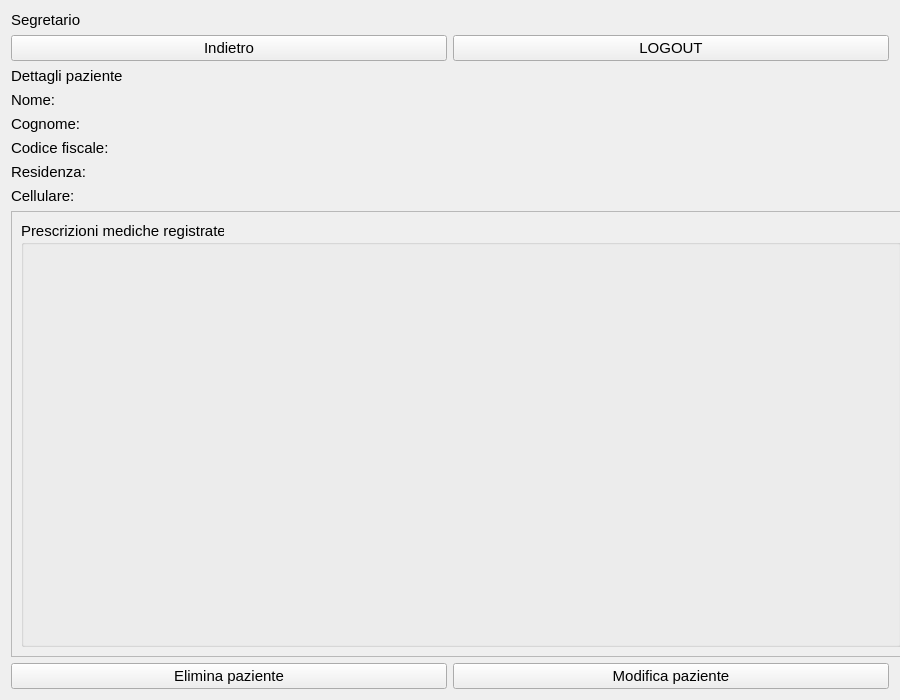
<?xml version="1.0" encoding="UTF-8"?>
<ui version="4.0">
 <class>Form</class>
 <widget class="QWidget" name="Form">
  <property name="geometry">
   <rect>
    <x>0</x>
    <y>0</y>
    <width>900</width>
    <height>700</height>
   </rect>
  </property>
  <property name="minimumSize">
   <size>
    <width>900</width>
    <height>700</height>
   </size>
  </property>
  <property name="font">
   <font>
    <pointsize>11</pointsize>
   </font>
  </property>
  <property name="windowTitle">
   <string>Visualizza paziente</string>
  </property>
  <layout class="QGridLayout" name="gridLayout">
   <item row="5" column="1">
    <widget class="QLabel" name="codiceLabel">
     <property name="text">
      <string/>
     </property>
    </widget>
   </item>
   <item row="7" column="0">
    <widget class="QLabel" name="label_8">
     <property name="sizePolicy">
      <sizepolicy hsizetype="Minimum" vsizetype="Preferred">
       <horstretch>0</horstretch>
       <verstretch>0</verstretch>
      </sizepolicy>
     </property>
     <property name="text">
      <string>Cellulare:</string>
     </property>
    </widget>
   </item>
   <item row="2" column="0" colspan="2">
    <widget class="QLabel" name="label_2">
     <property name="text">
      <string>Dettagli paziente</string>
     </property>
    </widget>
   </item>
   <item row="7" column="1">
    <widget class="QLabel" name="cellulareLabel">
     <property name="text">
      <string/>
     </property>
    </widget>
   </item>
   <item row="9" column="1">
    <widget class="QPushButton" name="modificaButton">
     <property name="text">
      <string>Modifica paziente</string>
     </property>
    </widget>
   </item>
   <item row="4" column="0">
    <widget class="QLabel" name="label_5">
     <property name="text">
      <string>Cognome:</string>
     </property>
    </widget>
   </item>
   <item row="3" column="1">
    <widget class="QLabel" name="nomeLabel">
     <property name="text">
      <string/>
     </property>
    </widget>
   </item>
   <item row="6" column="1">
    <widget class="QLabel" name="residenzaLabel">
     <property name="text">
      <string/>
     </property>
    </widget>
   </item>
   <item row="0" column="0" colspan="2">
    <widget class="QLabel" name="label">
     <property name="text">
      <string>Segretario</string>
     </property>
    </widget>
   </item>
   <item row="1" column="0">
    <widget class="QPushButton" name="indietroButton">
     <property name="text">
      <string>Indietro</string>
     </property>
    </widget>
   </item>
   <item row="6" column="0">
    <widget class="QLabel" name="label_7">
     <property name="text">
      <string>Residenza:</string>
     </property>
    </widget>
   </item>
   <item row="9" column="0">
    <widget class="QPushButton" name="eliminaButton">
     <property name="text">
      <string>Elimina paziente</string>
     </property>
    </widget>
   </item>
   <item row="5" column="0">
    <widget class="QLabel" name="label_6">
     <property name="text">
      <string>Codice fiscale:</string>
     </property>
    </widget>
   </item>
   <item row="3" column="0">
    <widget class="QLabel" name="label_4">
     <property name="text">
      <string>Nome:</string>
     </property>
    </widget>
   </item>
   <item row="1" column="1">
    <widget class="QPushButton" name="logoutButton">
     <property name="text">
      <string>LOGOUT</string>
     </property>
    </widget>
   </item>
   <item row="4" column="1">
    <widget class="QLabel" name="cognomeLabel">
     <property name="text">
      <string/>
     </property>
    </widget>
   </item>
   <item row="8" column="0" colspan="2">
    <widget class="QScrollArea" name="prescrizioniScroll">
     <property name="minimumSize">
      <size>
       <width>900</width>
       <height>0</height>
      </size>
     </property>
     <property name="widgetResizable">
      <bool>true</bool>
     </property>
     <widget class="QWidget" name="scrollAreaWidgetContents">
      <property name="geometry">
       <rect>
        <x>0</x>
        <y>0</y>
        <width>898</width>
        <height>379</height>
       </rect>
      </property>
      <layout class="QVBoxLayout" name="verticalLayout">
       <item>
        <widget class="QGroupBox" name="groupBox">
         <property name="title">
          <string>Prescrizioni mediche registrate</string>
         </property>
         <layout class="QFormLayout" name="formLayout_2">
          <item row="0" column="0">
           <layout class="QFormLayout" name="prescrizioniLayout"/>
          </item>
         </layout>
        </widget>
       </item>
      </layout>
     </widget>
    </widget>
   </item>
  </layout>
 </widget>
 <resources/>
 <connections/>
</ui>
